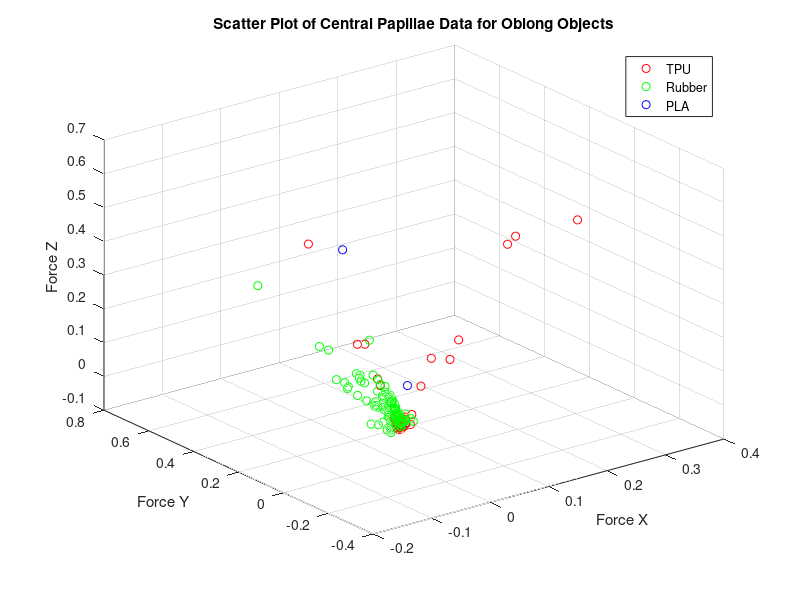
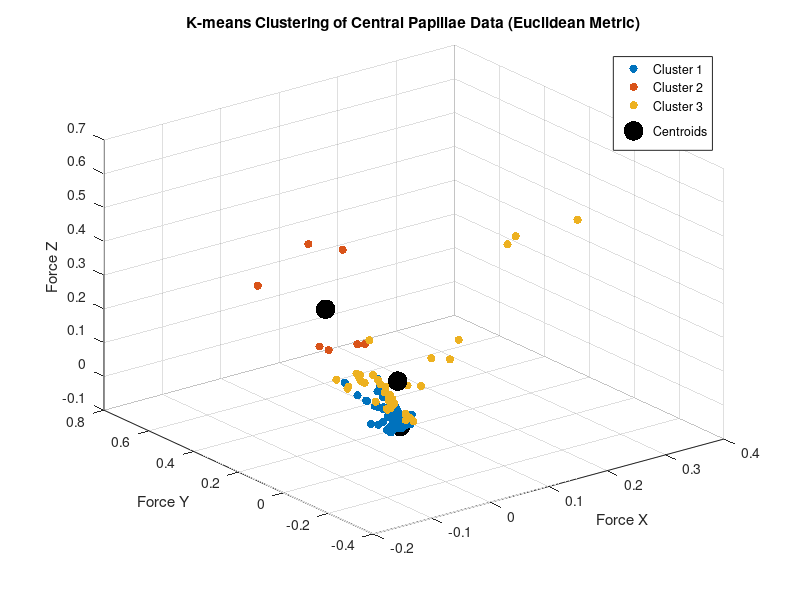
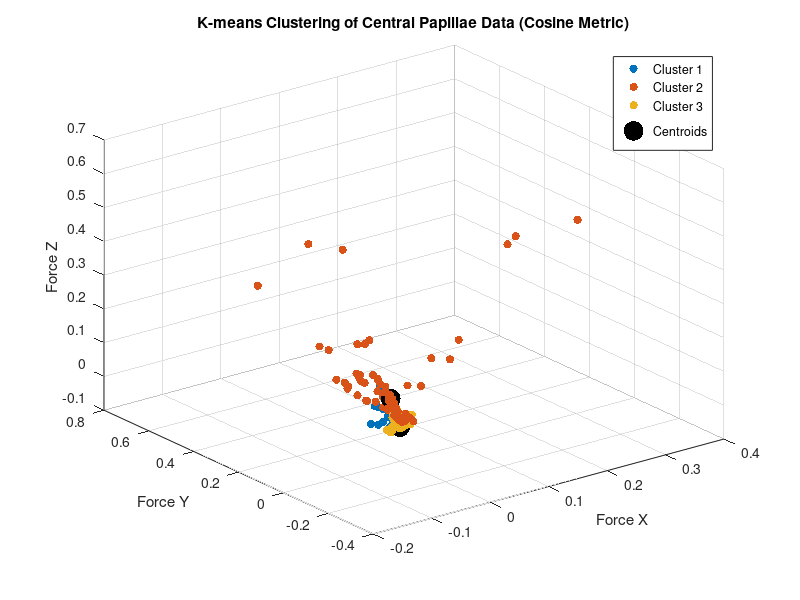

Write the MATLAB code that produced these figures, in order.
%% D.1.a

% Load the oblong object datasets
% ALL DATA
% data_TPU = load('Data_set/hexagon_TPU_papillarray_single.mat'); % TPU material
% data_rubber = load('Data_set/oblong_rubber_papillarray_single.mat'); % Rubber material
% data_PLA = load('Data_set/oblong_papillarray_single.mat'); % PLA material

% PEAK DATA
data_TPU = load('Peak_Data/oblong_TPU_peak_data.mat'); % TPU material
data_rubber = load('Peak_Data/oblong_rubber_peak_data.mat'); % Rubber material
data_PLA = load('Peak_Data/oblong_peak_data.mat'); % PLA material

% Extract central papillae data (P4)
% ALL DATA
% TPU_displacement = data_TPU.sensor_matrices_displacement(:, 10:12); % Columns for P4 (force)
% rubber_displacement = data_rubber.sensor_matrices_displacement(:, 10:12);
% PLA_displacement = data_PLA.sensor_matrices_displacement(:, 10:12);

% PEAK DATA
TPU_displacement = data_TPU.peak_tactile_displacement(:, 10:12); % Columns for P4 (force)
rubber_displacement = data_rubber.peak_tactile_displacement(:, 10:12);
PLA_displacement = data_PLA.peak_tactile_displacement(:, 10:12);


% Combine data and create labels
data = [TPU_displacement; rubber_displacement; PLA_displacement];
labels = [repmat("TPU", size(TPU_displacement, 1), 1);
          repmat("Rubber", size(rubber_displacement, 1), 1);
          repmat("PLA", size(PLA_displacement, 1), 1)];

% Scatter plot of the central papillae data
figure;
scatter3(TPU_displacement(:, 1), TPU_displacement(:, 2), TPU_displacement(:, 3), 'r', 'DisplayName', 'TPU');
hold on;
scatter3(rubber_displacement(:, 1), rubber_displacement(:, 2), rubber_displacement(:, 3), 'g', 'DisplayName', 'Rubber');
scatter3(PLA_displacement(:, 1), PLA_displacement(:, 2), PLA_displacement(:, 3), 'b', 'DisplayName', 'PLA');
hold off;
title('Scatter Plot of Central Papillae Data for Oblong Objects');
xlabel('Force X'); ylabel('Force Y'); zlabel('Force Z');
legend;
grid on;

%% D.1.b - K-means Clustering in 3D (Euclidean Metric)

% Apply K-means clustering
k = 3; % Number of clusters
[idx, centroids] = kmeans(data, k, 'Distance', 'sqeuclidean', 'Replicates', 10);

% Define a colormap for clusters
cmap = lines(k); % Generate k distinct colors

% Visualize clustering results in 3D
figure;
hold on;
for i = 1:k
    scatter3(data(idx == i, 1), data(idx == i, 2), data(idx == i, 3), ...
             36, cmap(i, :), 'filled', 'DisplayName', ['Cluster ' num2str(i)]);
end

% Plot centroids after data points to ensure they are on top
scatter3(centroids(:, 1), centroids(:, 2), centroids(:, 3), ...
         200, 'k', 'filled', 'DisplayName', 'Centroids');
hold off;

title('K-means Clustering of Central Papillae Data (Euclidean Metric)');
xlabel('Force X'); ylabel('Force Y'); zlabel('Force Z');
legend('Location', 'best');
view(3);
grid on;

% Evaluate clustering results
disp('Clustering Results (Euclidean Metric):');
for i = 1:k
    fprintf('Cluster %d contains %.2f%% of data points.\n', i, ...
            sum(idx == i) / length(idx) * 100);
end

%% D.1.c - K-means Clustering with cosine Metric in 3D

% Apply K-means clustering with a different distance metric
[idx_alt, centroids_alt] = kmeans(data, k, 'Distance', 'cityblock', 'Replicates', 10);

% Define a colormap for clusters
cmap_alt = lines(k); % Generate k distinct colors

% Visualize clustering results with the new metric in 3D
figure;
hold on;
for i = 1:k
    scatter3(data(idx_alt == i, 1), data(idx_alt == i, 2), data(idx_alt == i, 3), ...
             36, cmap_alt(i, :), 'filled', 'DisplayName', ['Cluster ' num2str(i)]);
end

% Plot centroids after data points to ensure they are on top
scatter3(centroids_alt(:, 1), centroids_alt(:, 2), centroids_alt(:, 3), ...
         200, 'k', 'filled', 'DisplayName', 'Centroids');
hold off;

title('K-means Clustering of Central Papillae Data (Cosine Metric)');
xlabel('Force X'); ylabel('Force Y'); zlabel('Force Z');
legend('Location', 'best');
view(3);
grid on;

% Evaluate clustering results with the new metric
disp('Clustering Results (Cityblock Metric):');
for i = 1:k
    fprintf('Cluster %d contains %.2f%% of data points.\n', i, ...
            sum(idx_alt == i) / length(idx_alt) * 100);
end
